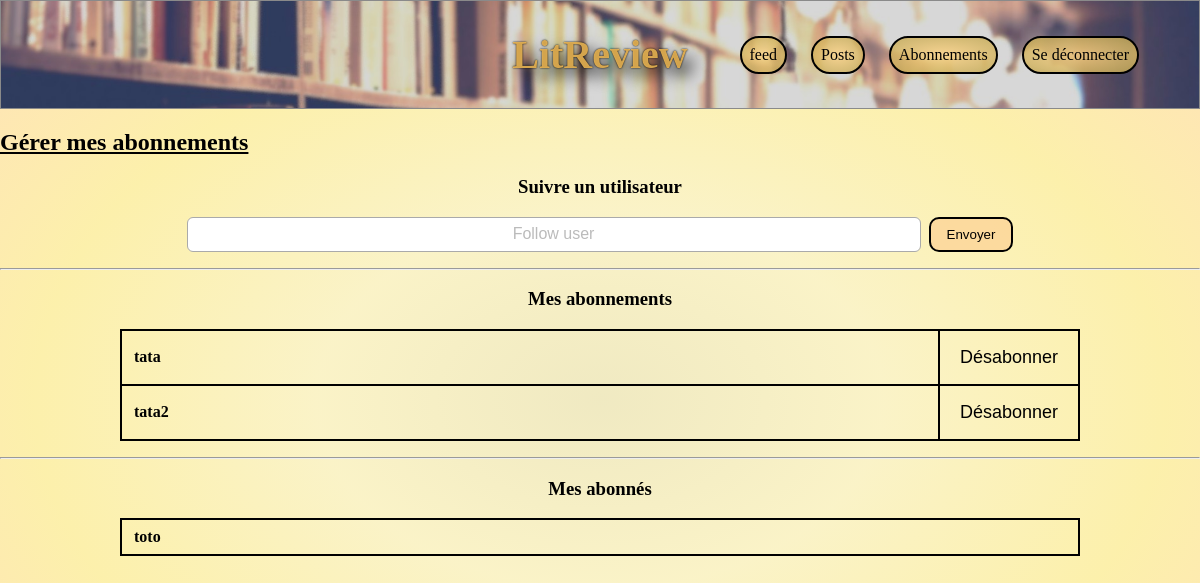
The app's page /reviews/abonnements/ (signed in) with its own data.
### authentification/models.py (models this page shows, shortened)
class UserFollows(models.Model):
    user = models.ForeignKey(
        CustomUser,
        related_name='following',
        on_delete=models.CASCADE
    )
    followed_user = models.ForeignKey(
        CustomUser,
        related_name='followed_by',
        on_delete=models.CASCADE
    )
    class Meta:
        unique_together = ('user', 'followed_user')

class CustomUser(AbstractUser):
    ROLE_USER = 'USER'
    ROLE_DEVELOPER = 'DEVELOPER'
    ROLE_CHOICES = [
        (ROLE_USER, 'Utilisateur'),
        (ROLE_DEVELOPER, 'Développeur'),
    ]
    role = models.CharField(
        max_length=10,
        choices=ROLE_CHOICES,
        default=ROLE_USER
    )
    is_developer = models.BooleanField(default=False, editable=False)

### reviews/views.py (the view, shortened to what this page needs)
# urls.py: path('abonnements/', views.follow_users, name='follow_users'),
@login_required
def follow_users(request):
    user = request.user
    if request.method == 'POST' and 'follow_user' in request.POST:
        follow_form = FollowUserForm(request.POST)
        if follow_form.is_valid():
            username = follow_form.cleaned_data['username']
            try:
                to_follow = CustomUser.objects.get(username=username)
                if to_follow == user:
                    messages.error(
                        request,
                        "Vous ne pouvez pas vous suivre vous-même."
                    )
                elif UserFollows.objects.filter(
                    user=user,
                    followed_user=to_follow
                ).exists():
                    messages.info(
                        request,
                        f"Vous suivez déjà {username}."
                    )
                else:
                    UserFollows.objects.create(
                        user=user,
                        followed_user=to_follow
                    )
                    messages.success(
                        request,
                        f"Vous suivez maintenant {username}."
                    )
            except CustomUser.DoesNotExist:
                messages.error(request, "Utilisateur non trouvé.")
    else:
        follow_form = FollowUserForm()
    abonnements = UserFollows.objects.filter(user=user).select_related(
        'followed_user'
        )
    abonnes = UserFollows.objects.filter(followed_user=user).select_related(
        'user'
        )
    return render(request, 'follow_users.html', {
        'follow_form': follow_form,
        'abonnements': abonnements,
        'abonnes': abonnes,
    })

### reviews/forms.py
class FollowUserForm(forms.Form):
    username = forms.CharField(
        label="Nom d'utilisateur à suivre",
        max_length=150,
        widget=forms.TextInput(attrs={'placeholder': "Nom d'utilisateur"})
    )

### reviews/templates/follow_users.html (shortened to what this page needs)
{% extends 'base.html' %}
{% load static %}
{% block extra_css %}
<link rel="stylesheet" href="{% static 'css/follow_user.css' %}">
{% endblock %}
{% block content %}
<h2>Gérer mes abonnements</h2>
<section>
    <h3>Suivre un utilisateur</h3>
    <form method="post">
        <input type="text" name="username" placeholder="Follow user" required>
        <button type="submit" name="follow_user" class="button-radius">Envoyer</button>
    </form>
</section>
<hr>
<section>
    <h3>Mes abonnements</h3>
    {% if abonnements %}
        <table class="abonnements">
            {% for ab in abonnements %}
            <tr>
                <td>{{ ab.followed_user.username }}</td>
                <td>
                    <form method="post" class="form-inline">
                        <button type="submit" class="unfollow-button">Désabonner</button>
                    </form>
                </td>
            </tr>
            {% endfor %}
        </table>
    {% else %}
        <p>Vous ne suivez personne.</p>
    {% endif %}
</section>
<hr>
<section>
    <h3>Mes abonnés</h3>
    {% if abonnes %}
        <table class="abonnes">
            {% for ab in abonnes %}
            <tr><td>{{ ab.user.username }}</td></tr>
            {% endfor %}
        </table>
    {% else %}
        <p>Vous n'avez pas d'abonnés.</p>
    {% endif %}
</section>
{% endblock %}

### static/css/style.css (style rules this page uses)
html, body { height: 100%; height: auto; margin: 0; padding: 0; }
body { min-height: 100vh; display: flex; flex-direction: column; background: radial-gradient(#ece4b2cb,#f8edacab, #fae4698e, #ffbd6073); background-repeat: no-repeat; background-position: center; }
h2 { font-weight: bold; text-decoration: underline; text-decoration-color: #000000; }
.button-radius, .button-radius-answer { background: #fdd398c4; padding: 8px 16px; border: 2px solid black; border-radius: 10px; text-align: center; }

### static/css/follow_user.css (style rules this page uses)
h3 { text-align: center; }
section form { display: flex; justify-content: center; gap: 8px; margin-bottom: 1em; }
input[name="username"] { width: 60%; text-align: center; padding: 6px; border-radius: 6px; border: 1px solid #aaa; font-size: 1em; }
input[name="username"]::placeholder { color: #bbb; }
table { width: 80%; margin: 1em auto; border-collapse: collapse; }
table td { border: 2px solid #000000; padding: 8px 12px; text-align: left; }
table td { font-weight: bold; }
table.abonnements td:last-child { width: 1%; white-space: nowrap; }
.form-inline { display: inline; }
.unfollow-button { background: none; border: none; color: #000000; font-size: large; padding: 8px; }

### records on screen
UserFollows: followed_user.username "tata"
UserFollows: followed_user.username "tata2"
UserFollows: user.username "toto"
